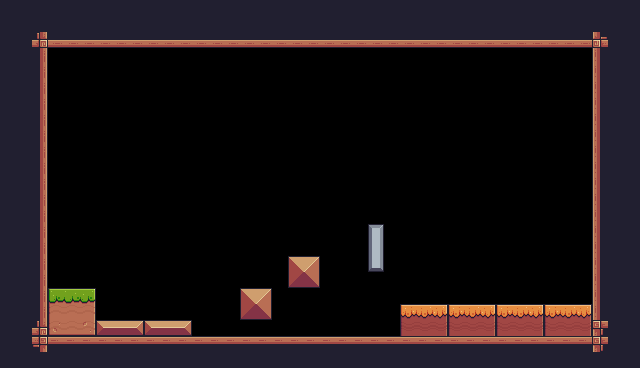

Tiled map render using the project's own tile images. Description and the whole map definition, tile-layer contents included, below:
An orthogonal 40x23 tile map with 16x16 px tiles, 1 tile layer (Background) and 13 objects (Player, Fruit, checkpoint).

<map version="1.10" tiledversion="1.10.2" orientation="orthogonal" renderorder="right-down" width="40" height="23" tilewidth="16" tileheight="16" infinite="0" nextlayerid="5" nextobjectid="24">
 <tileset firstgid="1" source="Adventure Time.tsx" />
 <layer id="1" name="Background" width="40" height="23">
  <data encoding="csv">
24,24,24,24,24,24,24,24,24,24,24,24,24,24,24,24,24,24,24,24,24,24,24,24,24,24,24,24,24,24,24,24,24,24,24,24,24,24,24,24,
24,24,24,24,24,24,24,24,24,24,24,24,24,24,24,24,24,24,24,24,24,24,24,24,24,24,24,24,24,24,24,24,24,24,24,24,24,24,24,24,
24,24,135,134,134,134,134,134,134,134,134,134,134,134,134,134,134,134,134,134,134,134,134,134,134,134,134,134,134,134,134,134,134,134,134,134,134,133,24,24,
24,24,113,0,0,0,0,0,0,0,0,0,0,0,0,0,0,0,0,0,0,0,0,0,0,0,0,0,0,0,0,0,0,0,0,0,0,111,24,24,
24,24,113,0,0,0,0,0,0,0,0,0,0,0,0,0,0,0,0,0,0,0,0,0,0,0,0,0,0,0,0,0,0,0,0,0,0,111,24,24,
24,24,113,0,0,0,0,0,0,0,0,0,0,0,0,0,0,0,0,0,0,0,0,0,0,0,0,0,0,0,0,0,0,0,0,0,0,111,24,24,
24,24,113,0,0,0,0,0,0,0,0,0,0,0,0,0,0,0,0,0,0,0,0,0,0,0,0,0,0,0,0,0,0,0,0,0,0,111,24,24,
24,24,113,0,0,0,0,0,0,0,0,0,0,0,0,0,0,0,0,0,0,0,0,0,0,0,0,0,0,0,0,0,0,0,0,0,0,111,24,24,
24,24,113,0,0,0,0,0,0,0,0,0,0,0,0,0,0,0,0,0,0,0,0,0,0,0,0,0,0,0,0,0,0,0,0,0,0,111,24,24,
24,24,113,0,0,0,0,0,0,0,0,0,0,0,0,0,0,0,0,0,0,0,0,0,0,0,0,0,0,0,0,0,0,0,0,0,0,111,24,24,
24,24,113,0,0,0,0,0,0,0,0,0,0,0,0,0,0,0,0,0,0,0,0,0,0,0,0,0,0,0,0,0,0,0,0,0,0,111,24,24,
24,24,113,0,0,0,0,0,0,0,0,0,0,0,0,0,0,0,0,0,0,0,0,0,0,0,0,0,0,0,0,0,0,0,0,0,0,111,24,24,
24,24,113,0,0,0,0,0,0,0,0,0,0,0,0,0,0,0,0,0,0,0,0,0,0,0,0,0,0,0,0,0,0,0,0,0,0,111,24,24,
24,24,113,0,0,0,0,0,0,0,0,0,0,0,0,0,0,0,0,0,0,0,0,0,0,0,0,0,0,0,0,0,0,0,0,0,0,111,24,24,
24,24,113,0,0,0,0,0,0,0,0,0,0,0,0,0,0,0,0,0,0,0,0,104,0,0,0,0,0,0,0,0,0,0,0,0,0,111,24,24,
24,24,113,0,0,0,0,0,0,0,0,0,0,0,0,0,0,0,0,0,0,0,0,126,0,0,0,0,0,0,0,0,0,0,0,0,0,111,24,24,
24,24,113,0,0,0,0,0,0,0,0,0,0,0,0,0,0,0,36,37,0,0,0,148,0,0,0,0,0,0,0,0,0,0,0,0,0,111,24,24,
24,24,113,0,0,0,0,0,0,0,0,0,0,0,0,0,0,0,58,59,0,0,0,0,0,0,0,0,0,0,0,0,0,0,0,0,0,111,24,24,
24,24,113,7,8,9,0,0,0,0,0,0,0,0,0,36,37,0,0,0,0,0,0,0,0,0,0,0,0,0,0,0,0,0,0,0,0,111,24,24,
24,24,113,29,30,31,0,0,0,0,0,0,0,0,0,58,59,0,0,0,0,0,0,0,0,95,96,97,95,96,97,95,96,97,95,96,97,111,24,24,
24,24,135,51,52,53,13,14,15,13,14,15,0,0,0,0,0,0,0,0,0,0,0,0,0,117,118,119,117,118,119,117,118,119,117,118,119,89,24,24,
24,24,91,90,90,90,90,90,90,90,90,90,90,90,90,90,90,90,90,90,90,90,90,90,90,90,90,90,90,90,90,90,90,90,90,90,90,89,24,24,
24,24,24,24,24,24,24,24,24,24,24,24,24,24,24,24,24,24,24,24,24,24,24,24,24,24,24,24,24,24,24,24,24,24,24,24,24,24,24,24
</data>
 </layer>
 <objectgroup id="3" name="Spawnpoints">
  <object id="6" name="Player" type="Player" x="112" y="240" width="33.2551" height="31.1096" />
  <object id="9" name="Cherries" type="Fruit" x="288" y="176" width="32" height="32" />
  <object id="11" type="checkpoint" x="480" y="240" width="64" height="64" />
 </objectgroup>
 <objectgroup id="4" name="Collisions">
  <object id="12" x="400" y="304" width="192" height="32" />
  <object id="13" x="368" y="224" width="16" height="48" />
  <object id="14" x="288" y="256" width="32" height="32" />
  <object id="15" x="240" y="288" width="32" height="32" />
  <object id="16" x="96" y="320" width="96" height="16" />
  <object id="17" x="48" y="288" width="48" height="32" />
  <object id="18" x="32" y="336" width="576" height="16" />
  <object id="19" x="32" y="32" width="576" height="16" />
  <object id="22" x="592" y="32" width="32" height="320" />
  <object id="23" x="16" y="32" width="32" height="320" />
 </objectgroup>
</map>
